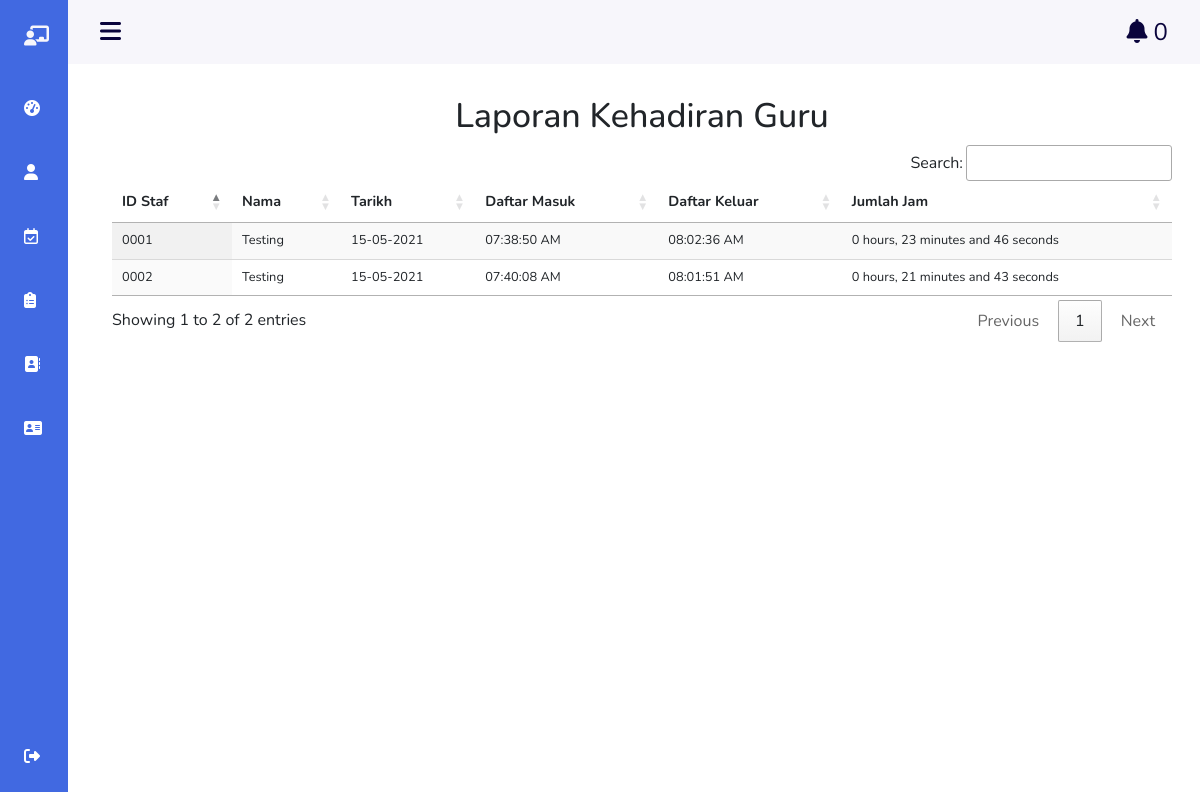
/Admin/Laporankehadiran.php, run on the app's committed database.
### tables this page shows
CREATE TABLE IF NOT EXISTS `kehadiran_cikgu` (
  `id` int(11) NOT NULL AUTO_INCREMENT,
  `users_id` int(11) NOT NULL,
  `date` varchar(50) DEFAULT NULL,
  `checkin` varchar(50) DEFAULT NULL,
  `checkout` varchar(50) DEFAULT NULL,
  `total_hours` varchar(50) DEFAULT NULL,
  PRIMARY KEY (`id`)
);

CREATE TABLE IF NOT EXISTS `profile` (
  `id` int(11) NOT NULL AUTO_INCREMENT,
  `users_id` int(11) DEFAULT NULL,
  `name` varchar(255) NOT NULL,
  `email` varchar(75) NOT NULL,
  `phone` int(11) NOT NULL,
  `nama_tadika` varchar(50) DEFAULT NULL,
  `no_tadika` varchar(50) DEFAULT NULL,
  `jawatan` varchar(50) DEFAULT NULL,
  `alamat` varchar(50) DEFAULT NULL,
  PRIMARY KEY (`id`)
);

### Admin/Laporankehadiran.php (the view, shortened to what this page needs)
<?php
$username="root";
$password="";
$hostname = "localhost";
$dbhandle = mysqli_connect($hostname, $username, $password)
or die("Unable to connect to MySQL");
$cikguAtt = mysqli_query($dbhandle, "SELECT * FROM kehadiran_cikgu");
$cikguAtts = mysqli_fetch_all($cikguAtt);
$newStud = mysqli_query ($dbhandle, "SELECT * FROM students WHERE status = 'processing'");
$ttlStudent = mysqli_num_rows($newStud);
?>
<!DOCTYPE html>
<html lang="en">
    <head>
        <link rel="stylesheet" href="<?php echo 'http://'.$_SERVER['SERVER_NAME'] ?>/kindergarten-system/src/text.css">
        <link rel="stylesheet" href="https://cdn.jsdelivr.net/gh/lykmapipo/themify-icons@0.1.2/css/themify-icons.css">
        <link href="https://cdn.jsdelivr.net/npm/bootstrap@5.0.0-beta3/dist/css/bootstrap.min.css" rel="stylesheet">
        <link rel="stylesheet" href="<?php echo 'http://'.$_SERVER['SERVER_NAME'] ?>/kindergarten-system/src/text.css">
        <link rel="stylesheet" type="text/css" href="https://cdn.datatables.net/1.10.24/css/jquery.dataTables.css">
        <link rel="stylesheet" href="https://cdn.jsdelivr.net/gh/lykmapipo/themify-icons@0.1.2/css/themify-icons.css">
    </head>
    <body id="body-pd">
        <header class="header" id="header">
            <div class="header__toggle">
                <i class="fas fa-bars" id="header-toggle"></i>
			</div>
            <div class="header__toggle notification_toggle">
              <i class="fas fa-bell" id="header-notification"></i>
              <?= $ttlStudent ?>
            </div>
        </header>
        <div class="l-navbar" id="nav-bar">
            <nav class="nav">
                <div>
                    <a href="#" class="nav__logo">
                        <i class="fas fa-chalkboard-teacher nav__logo-icon"></i>
                    </a>
                    <div class="nav__list">
                        <a href="user.php" class="nav__link">
                        <i class="fas fa-tachometer-alt"></i>
                        </a>
                        <a href="Adminprofile.php" class="nav__link">
                        <i class="fas fa-user"></i>
                        </a>
                        <a href="Maklumatguru.php" class="nav__link">
                            <i class="far fa-calendar-check"></i>
                        </a>
                        <div class="nav__link dropdown-btn">
                            <i class="fas fa-clipboard-list"></i>
                        </div>
                        <a href="status pendaftaran.php" class="nav__link">
                            <i class="fas fa-address-book"></i>
                        </a>
                    </div>
                    <a href="maklumat murid.php" class="nav__link">
                            <i class="fas fa-address-card"></i>
                        </a>
                </div>
                <a href="logout.php" class="nav__link">
                    <i class="fas fa-sign-out-alt"></i>
                </a>
            </nav>
        </div>
        <h1>Laporan Kehadiran Guru</h1>
        <div class="container">
            <div class="row clearfix">
                <div class="col-md-12 table-responsive">
                    <table id="table_id" class="display">
                        <thead>
                            <tr>
                                <th>ID Staf</th>
                                <th>Nama</th>
                                <th>Tarikh</th>
                                <th>Daftar Masuk</th>
                                <th>Daftar Keluar</th>
                                <th>Jumlah Jam</th>
                            </tr>
                        </thead>
                        <tbody>
                        <?php foreach($cikguAtts as $cikgu) {
                            $IDCikgu = $cikgu[1];
                            $dataCIkgu = mysqli_query($dbhandle, "SELECT * FROM profile WHERE users_id='$IDCikgu' LIMIT 1");
                            $cikgu2 = mysqli_fetch_assoc($dataCIkgu);
                        ?>
                            <tr>
                                <td><?= str_pad($IDCikgu, 4, '0', STR_PAD_LEFT) ?></td>
                                <td><?= ucfirst($cikgu2['name']) ?></td>
                                <td><?= $cikgu[2] ?></td>
                                <td><?= $cikgu[3] ?></td>
                                <td><?= $cikgu[4] ?></td>
                                <td><?= $cikgu[5] ?></td>
                            </tr>
                            <?php } ?>
                        </tbody>
                    </table>
                </div>
            </div>
        </div>
    </body>
</html>

### src/text.css (style rules this page uses)
*,::before,::after { box-sizing: border-box; }
body { position: relative; margin: 3rem 0 0 0; padding: 0 1rem; font-family: 'Nunito', sans-serif; font-size: 1rem; transition: .5s; }
a { text-decoration: none; }
.dropdown-btn { cursor:pointer; }
.header { width:100%; height: 3rem; position:fixed; top:0; left:0; display:flex; align-items:center; justify-content:space-between; padding:0 1rem; background-color:#F7F6FB; z-index: 100; transition:.5s; }
.header__toggle { color: #0a043c; font-size: 1.5rem; cursor: pointer; }
.l-navbar { position:fixed; top:0; left:-30%; width: 68px; height:100vh; background-color: royalblue; padding:.5rem 1rem 0 0; transition:.5s; z-index: 100; }
.nav { height:100%; display:flex; flex-direction: column; justify-content:space-between; overflow:hidden; }
.nav__logo,.nav__link { display:grid; grid-template-columns: max-content max-content; align-items:center; column-gap: 1rem; padding:.5rem 0 .5rem 1.5rem; }
.nav__logo { margin-bottom:2rem; }
.nav__logo-icon { font-size: 1.25rem; color:#F7F6FB; }
.nav__link { position:relative; color: white; margin-bottom:1.5rem; transition:.3s; }
h1 { padding:2rem 0 0; text-align: center; font-size: 34px; }
@media screen and (min-width:768px) { body { margin:calc(3rem + 1rem) 0 0 0; padding-left:calc(68px + 2rem); } }
@media screen and (min-width:768px) { .header { height:calc(3rem + 1rem); padding:0 2rem 0 calc(68px + 2rem); } }
@media screen and (min-width:768px) { .l-navbar { left:0; padding:1rem 1rem 0 0; } }
th, td { font-size: .9rem; padding: 1rem 1rem; color: var(--color-dark); }
td { font-size: .8rem; }
tbody tr:nth-child(even) { background: #f9fafc; }
.table-responsive { overflow-x: auto; }

### data on the page
kehadiran_cikgu: users "0001", profile.name "Testing", date "15-05-2021", checkin "07:38:50 AM", checkout "08:02:36 AM", total_hours "0 hours, 23 minutes and 46 seconds"
kehadiran_cikgu: users "0002", profile.name "Testing", date "15-05-2021", checkin "07:40:08 AM", checkout "08:01:51 AM", total_hours "0 hours, 21 minutes and 43 seconds"

### other printed values
$ttlStudent "0"
